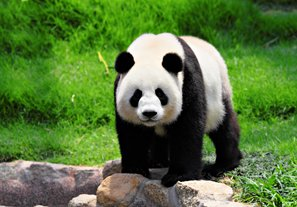
#> input picture com/old/NN/opencv/data/white_panda.jpg, 297 x 207 px
$ python 05_opencv_edge_detection.py   (older library calls are emulated)
#> lines starting #> are read from the running program, lines starting #| are printed output that depends on the picture
import cv2

img = cv2.imread('./data/white_panda.jpg')
#> img is the input picture: shape (207, 297, 3); mean B, G, R 59.6, 118.5, 87.3
img = cv2.GaussianBlur(img, (11, 11), 0)

sobelx = cv2.Sobel(img, cv2.CV_64F, 1, 0)
sobely = cv2.Sobel(img, cv2.CV_64F, 0, 1)
sobel = cv2.Sobel(img, cv2.CV_64F, 1, 1)
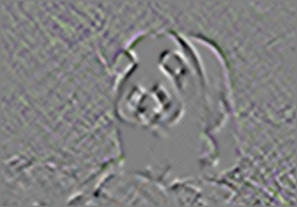
#> sobel: shape (207, 297, 3) float64; mean B, G, R 0, 0, 0; drawn with min black and max white

laplacian = cv2.Laplacian(img, cv2.CV_64F, ksize=5)
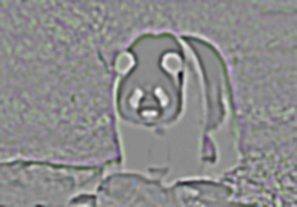
#> laplacian: shape (207, 297, 3) float64; mean B, G, R -0.1, -0.1, -0.1; drawn with min black and max white

canny = cv2.Canny(img, 100, 150)
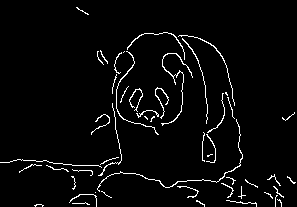
#> canny: shape (207, 297); 3.5% white in thin lines or dots

cv2.imshow('img', img)
cv2.imshow('sobelx', sobelx)
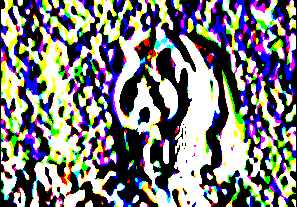
#> window 'sobelx': shape (207, 297, 3); mean B, G, R 126.1, 126.3, 126.3
cv2.imshow('sobely', sobely)
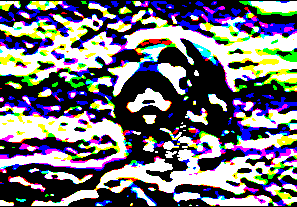
#> window 'sobely': shape (207, 297, 3); mean B, G, R 120.7, 113, 114
cv2.imshow('sobel', sobel)
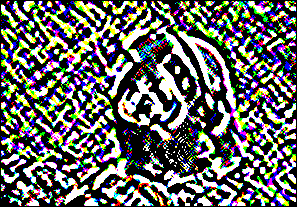
#> window 'sobel': shape (207, 297, 3); mean B, G, R 100.6, 103.3, 102.4
cv2.imshow('laplacian', laplacian)
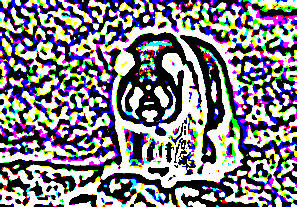
#> window 'laplacian': shape (207, 297, 3); mean B, G, R 134.6, 125.6, 128.8
cv2.imshow('canny', canny)

cv2.waitKey(0)
cv2.destroyAllWindows()
